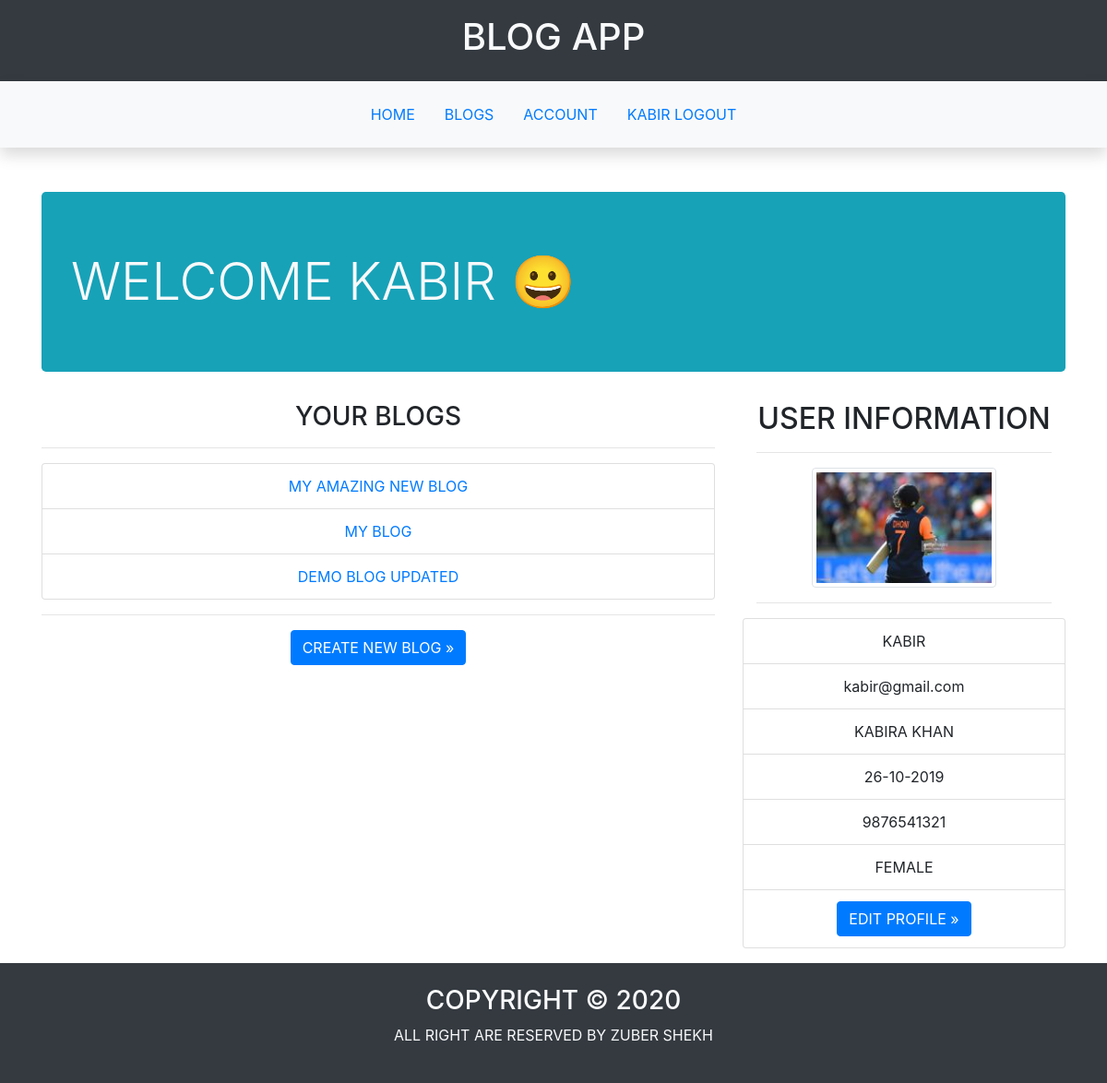
The app's page /user/home (signed in) with its own data.
### blogapp/user/models.py (models this page shows, shortened)
class UserModel(db.Model,UserMixin):
    __tablename__='user'
    id=db.Column(db.Integer,primary_key=True)
    username=db.Column(db.String(20),unique=True,nullable=False)
    email=db.Column(db.String(20),unique=True,nullable=False)
    password=db.Column(db.String(256),nullable=False)
    first_name=db.Column(db.String(20),nullable=False)
    last_name=db.Column(db.String(20),nullable=False)
    dob=db.Column(db.DateTime,nullable=False)
    gender=db.Column(db.String,nullable=False)
    mobile_no=db.Column(db.String(10),unique=True,nullable=False)
    profile_pic=db.Column(db.String,default='default_profile.jpg')
    blogs=db.relationship('BlogModel',backref='creator',lazy=True)

### blogapp/blog/models.py (models this page shows, shortened)
class BlogModel(db.Model):
    __tablename__='blog'
    id=db.Column(db.Integer,primary_key=True)
    name=db.Column(db.String(30),unique=True,nullable=False)
    creator_id=db.Column(db.Integer,db.ForeignKey('user.id'))
    date_of_creation=db.Column(db.DateTime,default=datetime.now)
    is_active=db.Column(db.Boolean,default=False)
    posts=db.relationship('PostModel',backref='blog',lazy=True)

### blogapp/user/views.py (the view)
@user.route('/home')
@login_required
def home():
    return render_template('user/home.html')

### blogapp/user/models.py (called while the page is built)
@login_manager.user_loader
def load_user(id):
    return UserModel.query.get(int(id))

### blogapp/templates/user/home.html (shortened to what this page needs)
{%extends 'main/base.html'%}
{%block main%}
<section class="container mt-5">
    <h2 class="jumbotron bg-info text-light display-4 text-uppercase">Welcome {{current_user.username}} &#128512;</h2>
</section>
<section class="container text-center text-uppercase">
    <div class="row">
        <div class="col-md-8 float-left">
            <section>
                <h3 class="text-uppercase">your blogs</h3>
                <hr>
                {%if current_user.blogs%}
                    <ul class="list-group">
                        {%for blog in current_user.blogs%}
                            <li class="list-group-item "><a href="{{url_for('blog.view_blog',id=blog.id)}}">{{blog.name}}</a></li>
                        {%endfor%}
                    </ul>
                {%else%}
                    <p>no blog created by you</p>
                {%endif%}
                <hr>
                <a class="btn btn-primary" href="{{url_for('blog.create_blog')}}">create new blog &raquo;</a>
            </section>
        </div>
        <div class="col-md-4">
            <section class="container">
                <h2 class="text-center">user information</h2>
                <hr>
                <img class="img-thumbnail rounded" src="{{url_for('static',filename='images/profile_pics/'+current_user.profile_pic)}}" alt="Profile Picture" height="200" width="200"></li>
                <hr>
            </section>
            <section>
                <ul class="list-group text-uppercase">
                    <li class="list-group-item">{{current_user.username}}</li>
                    <li class="list-group-item text-lowercase">{{current_user.email}}</li>
                    <li class="list-group-item">{{current_user.first_name}} {{current_user.last_name}}</li>
                    <li class="list-group-item">{{current_user.dob.strftime('%d-%m-%Y')}}</li>
                    <li class="list-group-item">{{current_user.mobile_no}}</li>
                    <li class="list-group-item">{{current_user.gender}}</li>
                    <li class="list-group-item"><a class="btn btn-primary" href="{{url_for('user.update_profile',id=current_user.id)}}">Edit Profile &raquo;</a></li>
                </ul>
            </section>
        </div>
    </div>
</section>
{%endblock%}

### blogapp/templates/main/base.html (shortened to what this page needs)
<!DOCTYPE html>
<html lang="en">
<head>
    <link rel="stylesheet" href="https://stackpath.bootstrapcdn.com/bootstrap/4.4.1/css/bootstrap.min.css">
</head>
<body>
    <header>
        <section class="container-fluid  text-center text-uppercase bg-dark text-light p-3">
            <h1>blog app</h1>
        </section>
    </header>
    <nav class="position-sticky mb-4 p-3 shadow fixed-top bg-light">
        <ul class="nav justify-content-center text-uppercase">
            <li class="nav-item"><a class="nav-link" href="{{url_for('main.index')}}">home</a></li>
            <li class="nav-item"><a class="nav-link" href="{{url_for('blog.blogs')}}">blogs</a></li>
            {%if current_user.is_authenticated %}
                <li class="nav-item"><a class="nav-link" href="{{url_for('user.home')}}">account</a></li>
                <li class="nav-item"><a class="nav-link" href="{{url_for('user.logout')}}">{{current_user.username}} logout</a></li>
            {%else%}
                <li class="nav-item"><a class="nav-link" href="{{url_for('user.signup')}}">signup</a></li>
                <li class="nav-item"><a class="nav-link" href="{{url_for('user.login')}}">login</a></li>
            {%endif%}
        </ul>
    </nav>
    <main>
        {%block main%}
        {%endblock%}
    </main>
    <footer class="mt-3">
        <section class="bg-dark text-center text-uppercase p-4 text-light">
            <h3>copyright &copy; 2020</h3>
            <p>all right are reserved by zuber shekh</p>
        </section>
    </footer>
</body>
</html>

### records on screen
UserModel: username "KABIR", profile_pic (picture), email "kabir@gmail.com", first_name "KABIRA", last_name "KHAN", dob "26-10-2019", mobile_no "9876541321", gender "FEMALE"
BlogModel: name "MY AMAZING NEW BLOG"
BlogModel: name "MY BLOG"
BlogModel: name "DEMO BLOG UPDATED"
